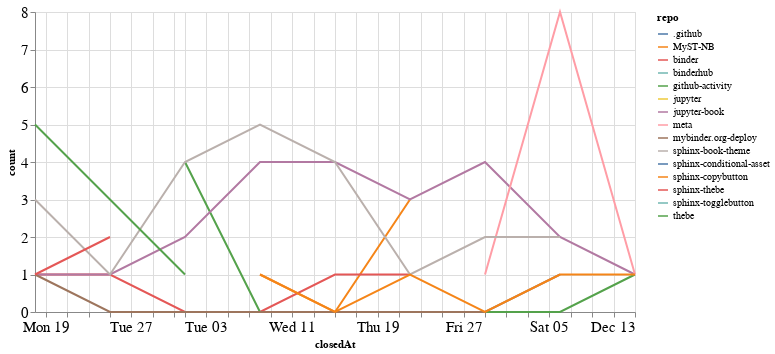

Notebook code for this chart:
### Code cell
closed_by_time = closed_by.groupby('repo').resample('W', on='closedAt').count()['author'].reset_index()
closed_by_time = closed_by_time.rename(columns={'author': 'count'})

alt.Chart(closed_by_time, width=600).mark_line().encode(
    x='closedAt',
    y='count',
    color='repo',
    tooltip="repo"
)

### Figure 1 — Vega-Lite specification as saved in the notebook (floating-point values rounded to 4 significant figures)
{"config": {"axisLeft": {"labelFontSize": 15}, "axisBottom": {"labelFontSize": 15}}, "data": {"name": "data-85a29c57256d004b5eee4008eee44328"}, "mark": "line", "encoding": {"color": {"type": "nominal", "field": "repo"}, "tooltip": {"type": "nominal", "field": "repo"}, "x": {"type": "temporal", "field": "closedAt"}, "y": {"type": "quantitative", "field": "count"}}, "width": 600, "$schema": "https://vega.github.io/schema/vega-lite/v4.8.1.json", "datasets": {"data-85a29c57256d004b5eee4008eee44328": [{"repo": ".github", "closedAt": "2020-11-08T00:00:00", "count": 1}, {"repo": "MyST-NB", "closedAt": "2020-11-08T00:00:00", "count": 1}, {"repo": "MyST-NB", "closedAt": "2020-11-15T00:00:00", "count": 0}, {"repo": "MyST-NB", "closedAt": "2020-11-22T00:00:00", "count": 3}, {"repo": "binder", "closedAt": "2020-10-18T00:00:00", "count": 1}, {"repo": "binder", "closedAt": "2020-10-25T00:00:00", "count": 1}, {"repo": "binder", "closedAt": "2020-11-01T00:00:00", "count": 0}, {"repo": "binder", "closedAt": "2020-11-08T00:00:00", "count": 0}, {"repo": "binder", "closedAt": "2020-11-15T00:00:00", "count": 1}, {"repo": "binder", "closedAt": "2020-11-22T00:00:00", "count": 1}, {"repo": "binderhub", "closedAt": "2020-11-01T00:00:00", "count": 1}, {"repo": "github-activity", "closedAt": "2020-11-01T00:00:00", "count": 4}, {"repo": "github-activity", "closedAt": "2020-11-08T00:00:00", "count": 0}, {"repo": "github-activity", "closedAt": "2020-11-15T00:00:00", "count": 0}, {"repo": "github-activity", "closedAt": "2020-11-22T00:00:00", "count": 0}, {"repo": "github-activity", "closedAt": "2020-11-29T00:00:00", "count": 0}, {"repo": "github-activity", "closedAt": "2020-12-06T00:00:00", "count": 0}, {"repo": "github-activity", "closedAt": "2020-12-13T00:00:00", "count": 1}, {"repo": "jupyter", "closedAt": "2020-11-01T00:00:00", "count": 1}, {"repo": "jupyter-book", "closedAt": "2020-10-18T00:00:00", "count": 1}, {"repo": "jupyter-book", "closedAt": "2020-10-25T00:00:00", "count": 1}, {"repo": "jupyter-book", "closedAt": "2020-11-01T00:00:00", "count": 2}, {"repo": "jupyter-book", "closedAt": "2020-11-08T00:00:00", "count": 4}, {"repo": "jupyter-book", "closedAt": "2020-11-15T00:00:00", "count": 4}, {"repo": "jupyter-book", "closedAt": "2020-11-22T00:00:00", "count": 3}, {"repo": "jupyter-book", "closedAt": "2020-11-29T00:00:00", "count": 4}, {"repo": "jupyter-book", "closedAt": "2020-12-06T00:00:00", "count": 2}, {"repo": "jupyter-book", "closedAt": "2020-12-13T00:00:00", "count": 1}, {"repo": "meta", "closedAt": "2020-11-29T00:00:00", "count": 1}, {"repo": "meta", "closedAt": "2020-12-06T00:00:00", "count": 8}, {"repo": "meta", "closedAt": "2020-12-13T00:00:00", "count": 1}, {"repo": "mybinder.org-deploy", "closedAt": "2020-10-18T00:00:00", "count": 1}, {"repo": "mybinder.org-deploy", "closedAt": "2020-10-25T00:00:00", "count": 0}, {"repo": "mybinder.org-deploy", "closedAt": "2020-11-01T00:00:00", "count": 0}, {"repo": "mybinder.org-deploy", "closedAt": "2020-11-08T00:00:00", "count": 0}, {"repo": "mybinder.org-deploy", "closedAt": "2020-11-15T00:00:00", "count": 0}, {"repo": "mybinder.org-deploy", "closedAt": "2020-11-22T00:00:00", "count": 0}, {"repo": "mybinder.org-deploy", "closedAt": "2020-11-29T00:00:00", "count": 0}, {"repo": "mybinder.org-deploy", "closedAt": "2020-12-06T00:00:00", "count": 1}, {"repo": "sphinx-book-theme", "closedAt": "2020-10-18T00:00:00", "count": 3}, {"repo": "sphinx-book-theme", "closedAt": "2020-10-25T00:00:00", "count": 1}, {"repo": "sphinx-book-theme", "closedAt": "2020-11-01T00:00:00", "count": 4}, {"repo": "sphinx-book-theme", "closedAt": "2020-11-08T00:00:00", "count": 5}, {"repo": "sphinx-book-theme", "closedAt": "2020-11-15T00:00:00", "count": 4}, {"repo": "sphinx-book-theme", "closedAt": "2020-11-22T00:00:00", "count": 1}, {"repo": "sphinx-book-theme", "closedAt": "2020-11-29T00:00:00", "count": 2}, {"repo": "sphinx-book-theme", "closedAt": "2020-12-06T00:00:00", "count": 2}, {"repo": "sphinx-conditional-asset", "closedAt": "2020-10-25T00:00:00", "count": 2}, {"repo": "sphinx-copybutton", "closedAt": "2020-11-08T00:00:00", "count": 1}, {"repo": "sphinx-copybutton", "closedAt": "2020-11-15T00:00:00", "count": 0}, {"repo": "sphinx-copybutton", "closedAt": "2020-11-22T00:00:00", "count": 1}, {"repo": "sphinx-copybutton", "closedAt": "2020-11-29T00:00:00", "count": 0}, {"repo": "sphinx-copybutton", "closedAt": "2020-12-06T00:00:00", "count": 1}, {"repo": "sphinx-copybutton", "closedAt": "2020-12-13T00:00:00", "count": 1}, {"repo": "sphinx-thebe", "closedAt": "2020-10-18T00:00:00", "count": 1}, {"repo": "sphinx-thebe", "closedAt": "2020-10-25T00:00:00", "count": 2}, {"repo": "sphinx-togglebutton", "closedAt": "2020-10-25T00:00:00", "count": 3}, {"repo": "thebe", "closedAt": "2020-10-18T00:00:00", "count": 5}, {"repo": "thebe", "closedAt": "2020-10-25T00:00:00", "count": 3}, {"repo": "thebe", "closedAt": "2020-11-01T00:00:00", "count": 1}]}}
